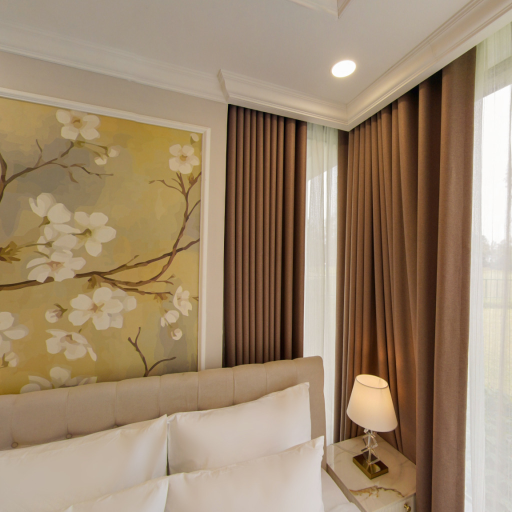
#> input picture assets/panoramas/bedroom_2/0.jpg, 1024 x 1024 px, found by its file name (shown at 1/2 size)
$ python deploy_thiet_ke_assets.py
#> lines starting #> are read from the running program, lines starting #| are printed output that depends on the picture
import os, shutil
from PIL import Image, ImageEnhance

ART_DIR = r"C:\Users\DELL\.gemini\antigravity\brain\c16e9157-dce1-40f0-9733-2e3277f7e203"
TK_DIR = r"D:\Home3D\assets\thiet-ke"
RENDER_DIR = r"D:\Home3D\render_test"
TC_DIR = r"D:\Home3D\assets\trang-chu"

# 1. Process Bedroom 2 to 16:9
b2_path = r"D:\Home3D\assets\panoramas\bedroom_2\0.jpg"
im_b2 = Image.open(b2_path)
#> im_b2 is the input picture: PIL image 1024x1024 RGB; mean R, G, B 157.7, 135.6, 110
target_h = int(im_b2.width * 9 / 16)
#> target_h = 576
top = int((im_b2.height - target_h) * 0.45)
#> top = 201
cropped_b2 = im_b2.crop((0, top, im_b2.width, top + target_h))
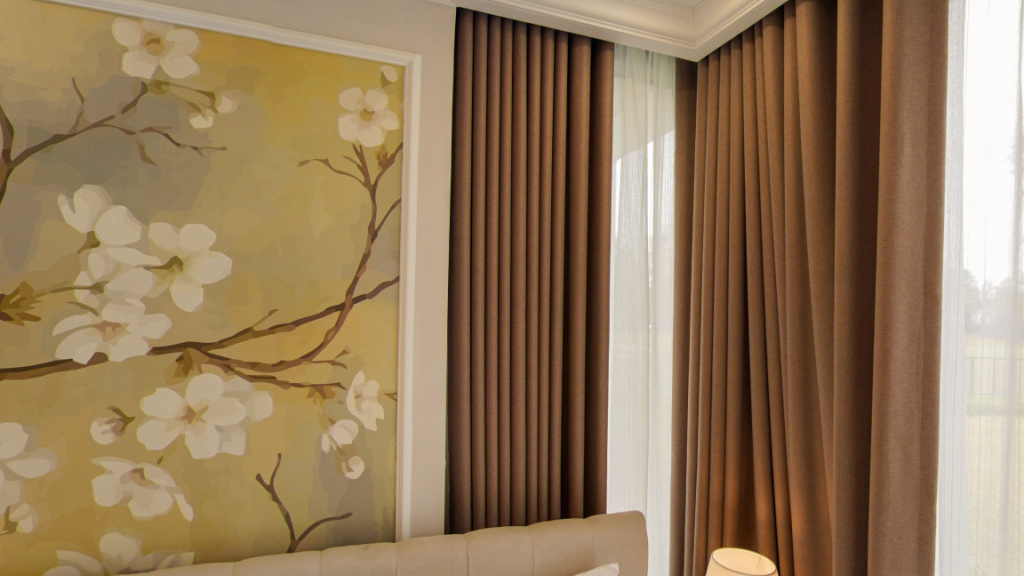
#> cropped_b2: PIL image 1024x576 RGB; mean R, G, B 147.8, 121.8, 90.7
resized_b2 = cropped_b2.resize((1920, 1080), Image.Resampling.LANCZOS)
resized_b2 = ImageEnhance.Color(resized_b2).enhance(1.1)
resized_b2 = ImageEnhance.Contrast(resized_b2).enhance(1.08)
b2_out = os.path.join(TK_DIR, "bedroom_natural_light_3.jpg")
resized_b2.save(b2_out, quality=95)
print(f"Created {b2_out}")

# 2. Hero Banner & Facade
HERO_9STORY = os.path.join(ART_DIR, "luffy_9story_hero_1790970028407.jpg")
shutil.copyfile(HERO_9STORY, os.path.join(TK_DIR, "banner_thiet_ke.jpg"))
shutil.copyfile(HERO_9STORY, os.path.join(TK_DIR, "thiet_ke_facade.jpg"))

# 3. Design 1 slider images
shutil.copyfile(os.path.join(RENDER_DIR, "balcony_0.jpg"), os.path.join(TK_DIR, "thiet_ke_balcony.jpg"))
shutil.copyfile(os.path.join(RENDER_DIR, "living_room_0.jpg"), os.path.join(TK_DIR, "thiet_ke_living.jpg"))

# 4. Design 2 (100% natural light bedrooms)
shutil.copyfile(os.path.join(RENDER_DIR, "master_bedroom_0.jpg"), os.path.join(TK_DIR, "bedroom_natural_light_1.jpg"))
shutil.copyfile(os.path.join(RENDER_DIR, "master_bedroom_5.jpg"), os.path.join(TK_DIR, "bedroom_natural_light_2.jpg"))

# 5. Design 3 (View panorama & Low-E glass)
shutil.copyfile(os.path.join(RENDER_DIR, "living_room_5.jpg"), os.path.join(TK_DIR, "panorama_view_1.jpg"))
shutil.copyfile(os.path.join(RENDER_DIR, "dining_0.jpg"), os.path.join(TK_DIR, "panorama_view_2.jpg"))
shutil.copyfile(os.path.join(RENDER_DIR, "master_bedroom_0.jpg"), os.path.join(TK_DIR, "panorama_view_3.jpg"))
shutil.copyfile(os.path.join(RENDER_DIR, "balcony_5.jpg"), os.path.join(TK_DIR, "panorama_view_4.jpg"))

# 6. Brand SVGs and menu modal assets
shutil.copyfile(os.path.join(TC_DIR, "logo.svg"), os.path.join(TK_DIR, "logo.svg"))
shutil.copyfile(os.path.join(TC_DIR, "logo_white.svg"), os.path.join(TK_DIR, "logo_white.svg"))
shutil.copyfile(os.path.join(TC_DIR, "favicon.svg"), os.path.join(TK_DIR, "favicon.svg"))
shutil.copyfile(os.path.join(TC_DIR, "design-1.png"), os.path.join(TK_DIR, "design-1.png"))
shutil.copyfile(os.path.join(TC_DIR, "ds-3.png"), os.path.join(TK_DIR, "ds-3.png"))
shutil.copyfile(os.path.join(TC_DIR, "inspiration-1.png"), os.path.join(TK_DIR, "inspiration-1.png"))
shutil.copyfile(os.path.join(TC_DIR, "interior_1.jpg"), os.path.join(TK_DIR, "interior_1.jpg"))
shutil.copyfile(os.path.join(TC_DIR, "pool.jpg"), os.path.join(TK_DIR, "pool.jpg"))
shutil.copyfile(os.path.join(TC_DIR, "amenity_1.jpg"), os.path.join(TK_DIR, "amenity_1.jpg"))
shutil.copyfile(os.path.join(TC_DIR, "tang1_image10.jpg"), os.path.join(TK_DIR, "tang1_image10.jpg"))
shutil.copyfile(os.path.join(TC_DIR, "tang1_image18.jpg"), os.path.join(TK_DIR, "tang1_image18.jpg"))

print("All assets for assets/thiet-ke deployed successfully!")

$ run again, with assets/panoramas/bedroom_2/1.jpg copied over assets/panoramas/bedroom_2/0.jpg
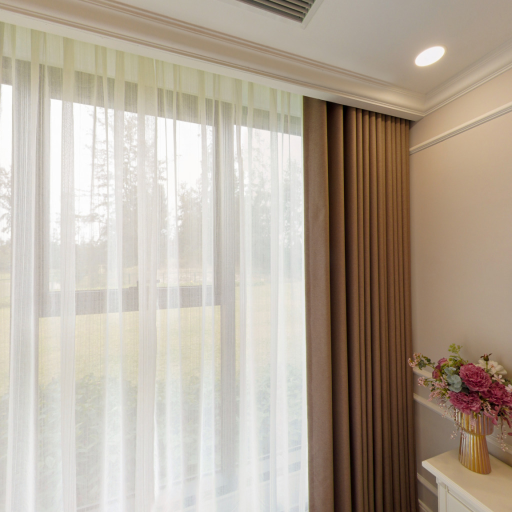
#> input picture assets/panoramas/bedroom_2/1.jpg, 1024 x 1024 px, found by its file name (shown at 1/2 size)
#> im_b2 is the input picture: PIL image 1024x1024 RGB; mean R, G, B 181.1, 169.1, 154.7
#> `cropped_b2 = im_b2.crop((0, top, im_b2.width, top + target_h))`:
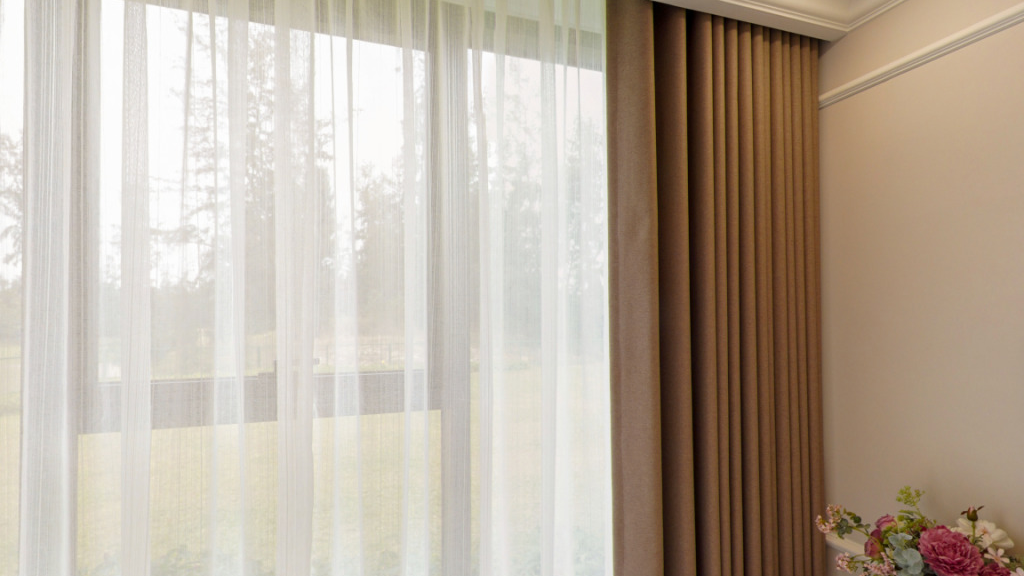
#> cropped_b2: PIL image 1024x576 RGB; mean R, G, B 185.9, 172.9, 158.4

$ run again, with assets/panoramas/bedroom_2/2.jpg copied over assets/panoramas/bedroom_2/0.jpg
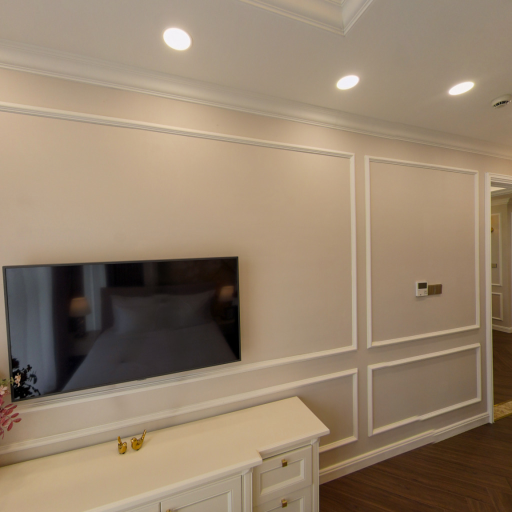
#> input picture assets/panoramas/bedroom_2/2.jpg, 1024 x 1024 px, found by its file name (shown at 1/2 size)
#> im_b2 is the input picture: PIL image 1024x1024 RGB; mean R, G, B 149.5, 130.4, 108.6
#> `cropped_b2 = im_b2.crop((0, top, im_b2.width, top + target_h))`:
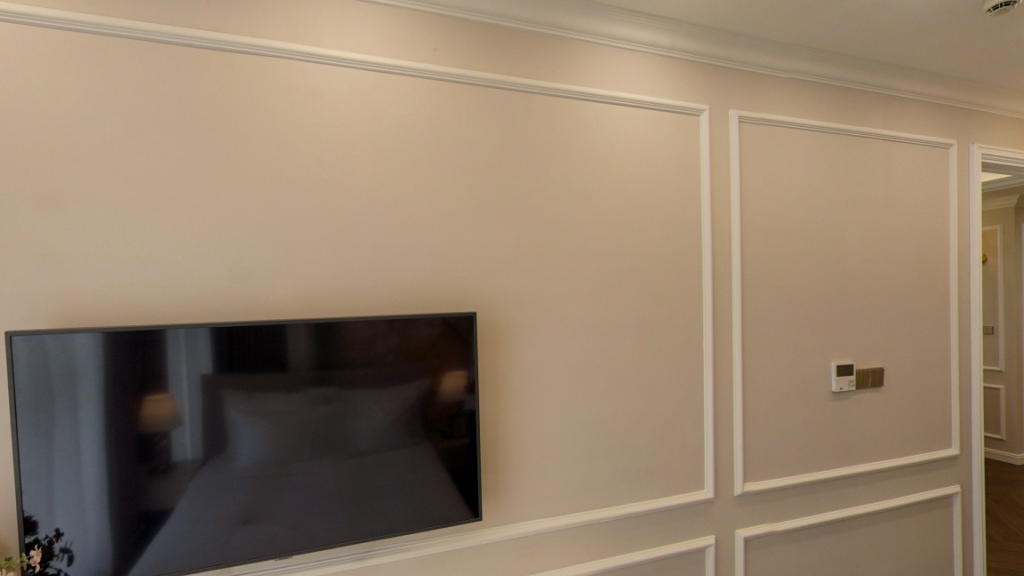
#> cropped_b2: PIL image 1024x576 RGB; mean R, G, B 146.3, 127.2, 106.2

$ run again, with assets/panoramas/bedroom_2/3.jpg copied over assets/panoramas/bedroom_2/0.jpg
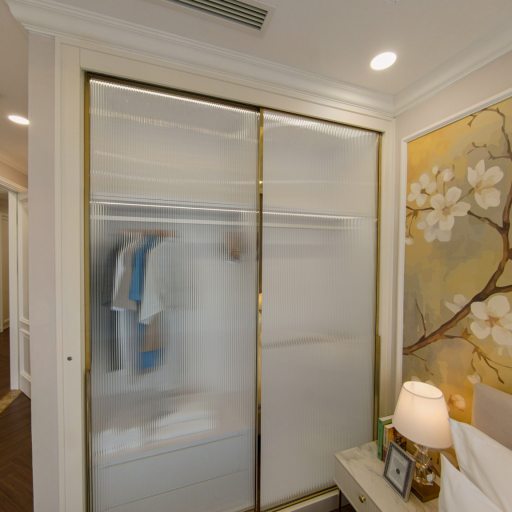
#> input picture assets/panoramas/bedroom_2/3.jpg, 1024 x 1024 px, found by its file name (shown at 1/2 size)
#> im_b2 is the input picture: PIL image 1024x1024 RGB; mean R, G, B 153.7, 141.7, 123.2
#> `cropped_b2 = im_b2.crop((0, top, im_b2.width, top + target_h))`:
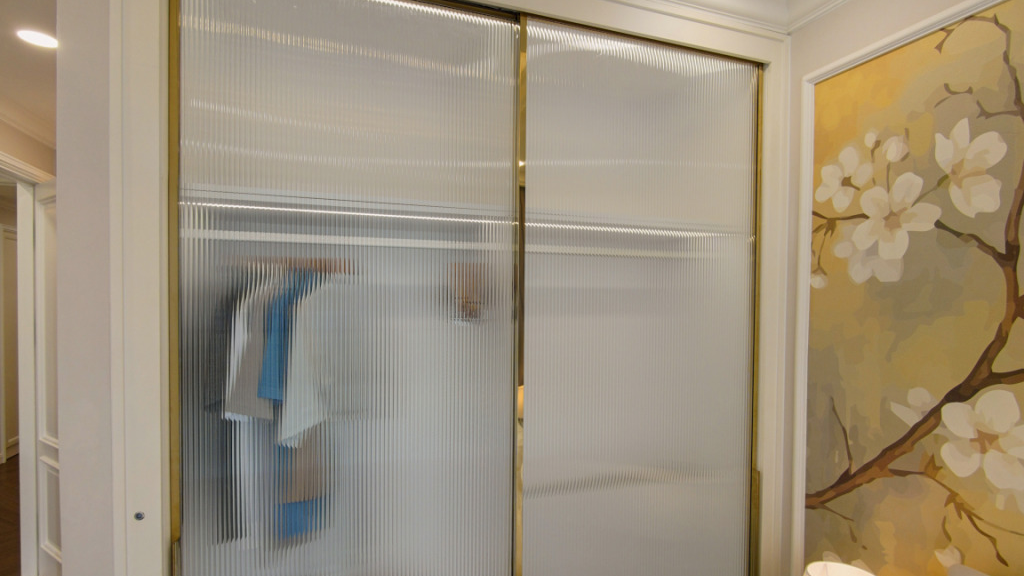
#> cropped_b2: PIL image 1024x576 RGB; mean R, G, B 157.6, 145.2, 124.8
